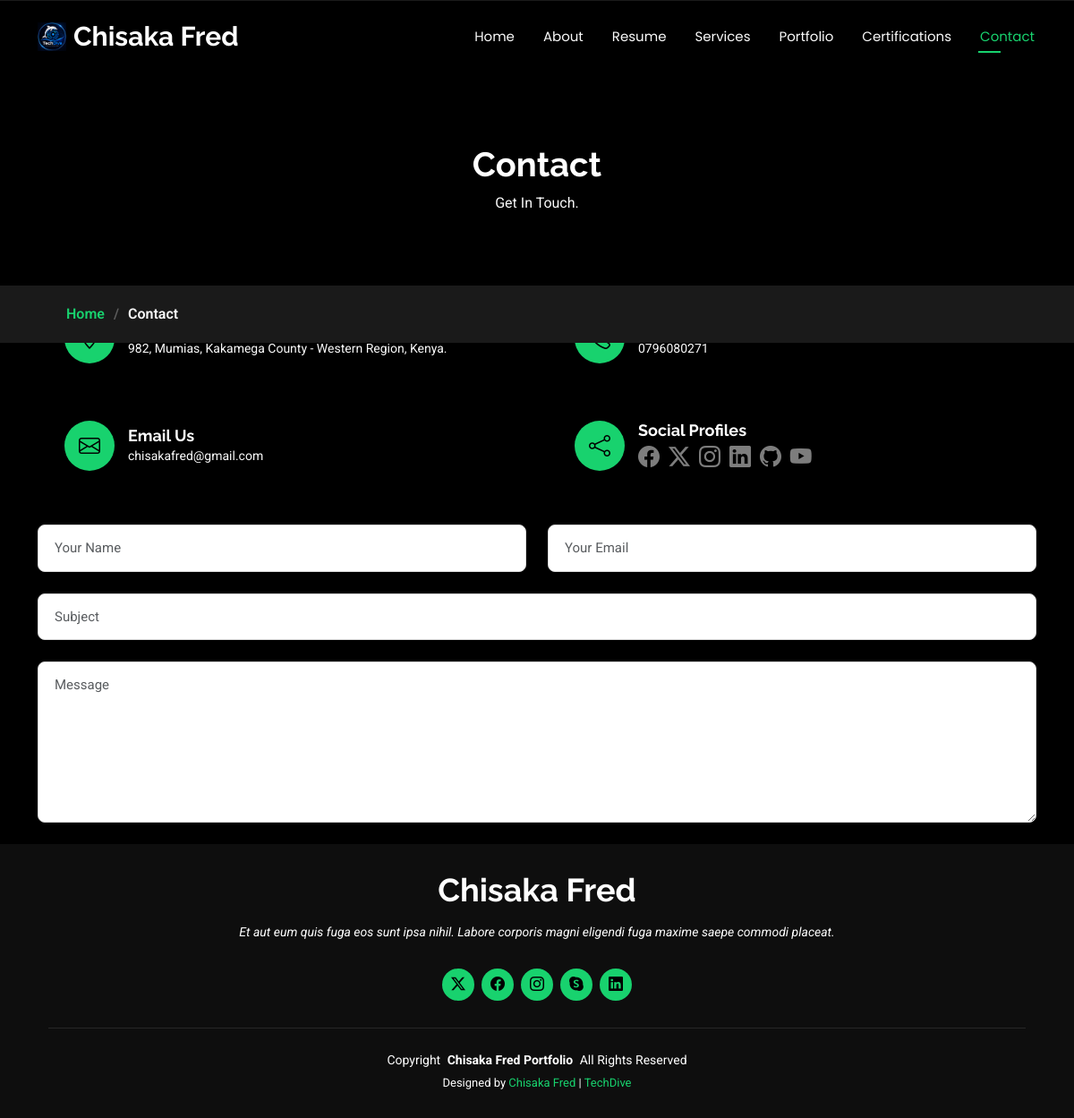
The page /contact.php on the database its author committed.
### tables this page shows
CREATE TABLE `users` (
  `id` int(11) NOT NULL,
  `name` varchar(255) NOT NULL,
  `username` varchar(255) NOT NULL,
  `email` varchar(255) NOT NULL,
  `password` varchar(255) NOT NULL,
  `title` varchar(255) NOT NULL,
  `place` varchar(255) NOT NULL,
  `facebook` text NOT NULL,
  `x` text NOT NULL,
  `instagram` text NOT NULL,
  `youtube` text NOT NULL,
  `linkedin` text NOT NULL,
  `github` text NOT NULL,
  `slogan` text NOT NULL,
  `birthday` date NOT NULL,
  `website` text NOT NULL,
  `phone` text NOT NULL,
  `city` text NOT NULL,
  `age` text NOT NULL,
  `degree` text NOT NULL,
  `freelance` int(11) NOT NULL,
  `certification` text NOT NULL,
  `address` varchar(255) NOT NULL
);

CREATE TABLE `details` (
  `id` int(11) NOT NULL,
  `company` varchar(255) NOT NULL,
  `url` varchar(255) NOT NULL
);

### contact.php (the view, shortened to what this page needs)
<?php
include 'include/config.php';
$sql = "SELECT * FROM `users` WHERE `users`.`id` = 1";
$result = mysqli_query($conn, $sql);
$data = mysqli_fetch_assoc($result);
?>
<!DOCTYPE html>
<html lang="en">
<head>
  <link href="assets/vendor/bootstrap/css/bootstrap.min.css" rel="stylesheet">
  <link href="assets/vendor/bootstrap-icons/bootstrap-icons.css" rel="stylesheet">
  <link href="assets/vendor/aos/aos.css" rel="stylesheet">
  <link href="assets/vendor/swiper/swiper-bundle.min.css" rel="stylesheet">
  <link href="assets/vendor/glightbox/css/glightbox.min.css" rel="stylesheet">
  <link href="assets/css/main.css" rel="stylesheet">
  <link href="assets/css/custom.css" rel="stylesheet">
</head>
<body class="resume-page">
  <header id="header" class="header d-flex align-items-center fixed-top">
    <div class="container-fluid container-xl position-relative d-flex align-items-center justify-content-between">
      <a href="index.php" class="logo d-flex align-items-center">
        <img src="assets/img/logo.png" alt="">
        <h1 class="sitename"><?=$data['name']?></h1>
      </a>
      <nav id="navmenu" class="navmenu">
        <ul>
          <li><a href="index.php">Home</a></li>
          <li><a href="about.php">About</a></li>
          <li><a href="resume.php">Resume</a></li>
          <li><a href="services.php">Services</a></li>
          <li><a href="portfolio.php">Portfolio</a></li>
          <li><a href="certifications.php">Certifications</a></li>
          <li><a href="contact.php" class="active">Contact</a></li>
        </ul>
      </nav>
    </div>
  </header>
  <main class="main">
    <div class="page-title" data-aos="fade">
      <div class="heading">
        <div class="container">
          <div class="row d-flex justify-content-center text-center">
            <div class="col-lg-8">
              <h1>Contact</h1>
              <p class="mb-0">Get In Touch.</p>
            </div>
          </div>
        </div>
      </div>
      <nav class="breadcrumbs">
        <div class="container">
          <ol>
            <li><a href="index.php">Home</a></li>
            <li class="current">Contact</li>
          </ol>
        </div>
      </nav>
    </div>
    <section id="contact" class="contact section">
      <div class="container" data-aos="fade-up" data-aos-delay="100">
        <div class="row gy-4">
          <div class="col-md-6">
            <div class="info-item d-flex align-items-center" data-aos="fade-up" data-aos-delay="200">
              <i class="icon bi bi-geo-alt flex-shrink-0"></i>
              <div>
                <p><?=$data['address']?></p>
              </div>
            </div>
          </div>
          <div class="col-md-6">
            <div class="info-item d-flex align-items-center" data-aos="fade-up" data-aos-delay="300">
              <i class="icon bi bi-telephone flex-shrink-0"></i>
              <div>
                <p><?=$data['phone']?></p>
              </div>
            </div>
          </div>
          <div class="col-md-6">
            <div class="info-item d-flex align-items-center" data-aos="fade-up" data-aos-delay="400">
              <i class="icon bi bi-envelope flex-shrink-0"></i>
              <div>
                <h3>Email Us</h3>
                <p><?=$data['email']?></p>
              </div>
            </div>
          </div>
          <div class="col-md-6">
            <div class="info-item d-flex align-items-center" data-aos="fade-up" data-aos-delay="500">
              <i class="icon bi bi-share flex-shrink-0"></i>
              <div>
                <h3>Social Profiles</h3>
                <div class="social-links">
                  <?php
                    if($data['facebook']){
                  ?>
                      <a href="<?=$data["facebook"]?>" target="_blank" class="facebook"><i class="bi bi-facebook"></i></a>
                  <?php
                    }
                  ?>
                  <?php
                    if($data['x']){
                  ?>
                      <a href="<?=$data["x"]?>" target="_blank" class="twitter"><i class="bi bi-twitter-x"></i></a>
                  <?php
                    }
                  ?>
                  <?php
                    if($data['instagram']){
                  ?>
                      <a href="<?=$data["instagram"]?>" target="_blank" class="instagram"><i class="bi bi-instagram"></i></a>
                  <?php
                    }
                  ?>
                  <?php
                    if($data['linkedin']){
                  ?>
                      <a href="<?=$data["linkedin"]?>" target="_blank" class="linkedin"><i class="bi bi-linkedin"></i></a>
                  <?php
                    }
                  ?>
                  <?php
                    if($data['github']){
                  ?>
                      <a href="<?=$data["github"]?>" target="_blank" class="github"><i class="bi bi-github"></i></a>
                  <?php
                    }
                  ?>
                  <?php
                    if($data['youtube']){
                  ?>
                      <a href="<?=$data["youtube"]?>" target="_blank" class="youtube"><i class="bi bi-youtube"></i></a>
                  <?php
                    }
                  ?>
                </div>
              </div>
            </div>
          </div>
        </div>
        <form action="#" method="post" class="contact-form" data-aos="fade-up" data-aos-delay="600">
          <div class="row gy-4">
            <div class="col-md-6">
              <input type="text" name="name" class="form-control" placeholder="Your Name" required="">
            </div>
            <div class="col-md-6 ">
              <input type="email" class="form-control" name="email" placeholder="Your Email" required="">
            </div>
            <div class="col-md-12">
              <input type="text" class="form-control" name="subject" placeholder="Subject" required="">
            </div>
            <div class="col-md-12">
              <textarea class="form-control" name="message" rows="6" placeholder="Message" required=""></textarea>
            </div>
          </div>
        </form>
      </div>
    </section>
  </main>
  <footer id="footer" class="footer dark-background">
    <div class="container">
      <h3 class="sitename"><?=$data['name']?></h3>
      <p>Et aut eum quis fuga eos sunt ipsa nihil. Labore corporis magni eligendi fuga maxime saepe commodi placeat.</p>
      <div class="social-links d-flex justify-content-center">
        <a href=""><i class="bi bi-twitter-x"></i></a>
        <a href=""><i class="bi bi-facebook"></i></a>
        <a href=""><i class="bi bi-instagram"></i></a>
        <a href=""><i class="bi bi-skype"></i></a>
        <a href=""><i class="bi bi-linkedin"></i></a>
      </div>
      <div class="container">
        <div class="copyright">
          <span>Copyright</span> <strong class="px-1 sitename"><?=$data['name']?> Portfolio</strong> <span>All Rights Reserved</span>
        </div>
        <div class="credits">
          <?php
          $details = "SELECT * FROM `details` WHERE `details`.`id` = 1";
          $details_results = mysqli_query($conn, $details);
          $details_data = mysqli_fetch_assoc($details_results);
          ?>
          Designed by <a href="https://techdive.com/"><?=$data['name']?></a> | <a href="<?=$details_data['url'] ?>" target="_blank"><?= $details_data['company'] ?></a>
        </div>
      </div>
    </div>
  </footer>
</body>
</html>

### assets/css/custom.css (style rules this page uses)
.contact-form { width: 100%; margin-top: 40px; }
.contact-form .form-control { width: 100%; padding: 14px 18px; border: 1px solid #d9d9d9; border-radius: 8px; background: #fff; color: #444; font-size: 15px; font-family: inherit; transition: all 0.3s ease; box-shadow: none; }
.contact-form textarea.form-control { min-height: 180px; resize: vertical; }
.icon { cursor: pointer; height: 2rem; }
#contact { display: flex; justify-content: center; flex-direction: column; height: 70vh; }

### rows shown on the page
users: name "Chisaka Fred", address "982, Mumias, Kakamega County - Western Region, Kenya.", phone "0796080271", email "chisakafred@gmail.com"
details: company "TechDive"
